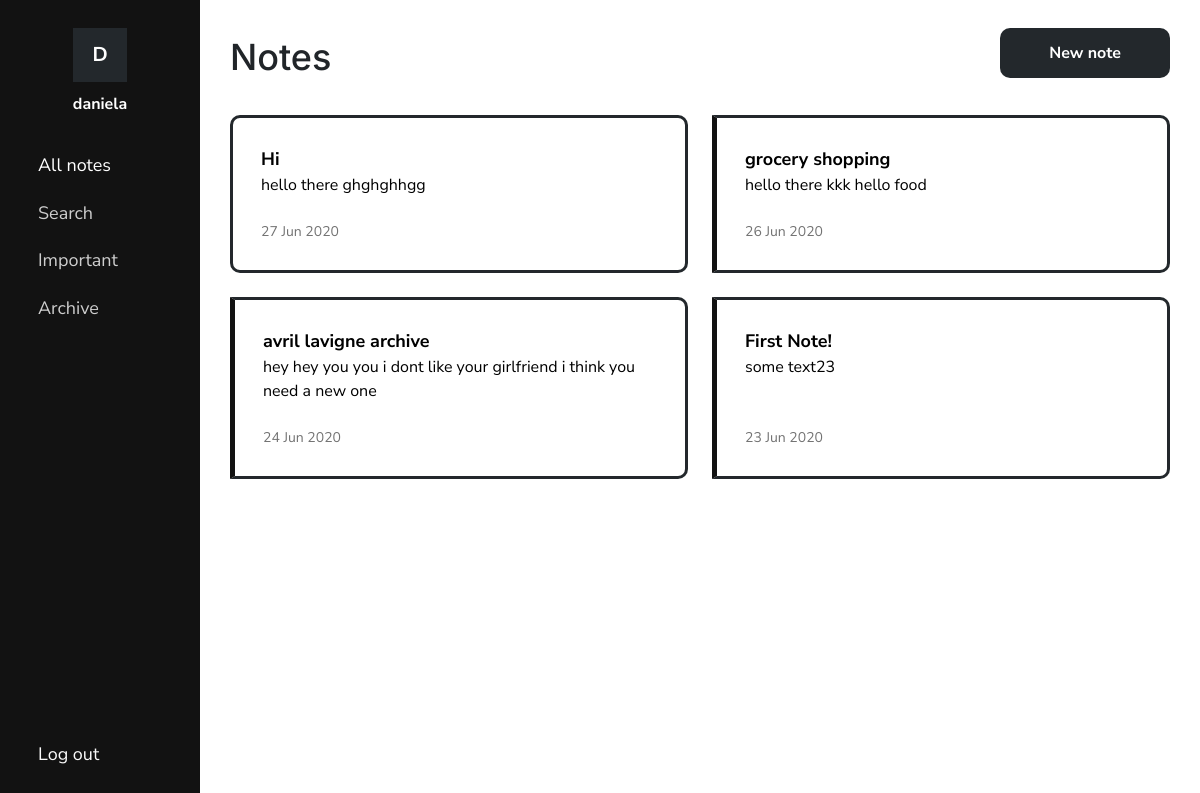
/notes/ (signed in), run on an earlier commit of the app's database.
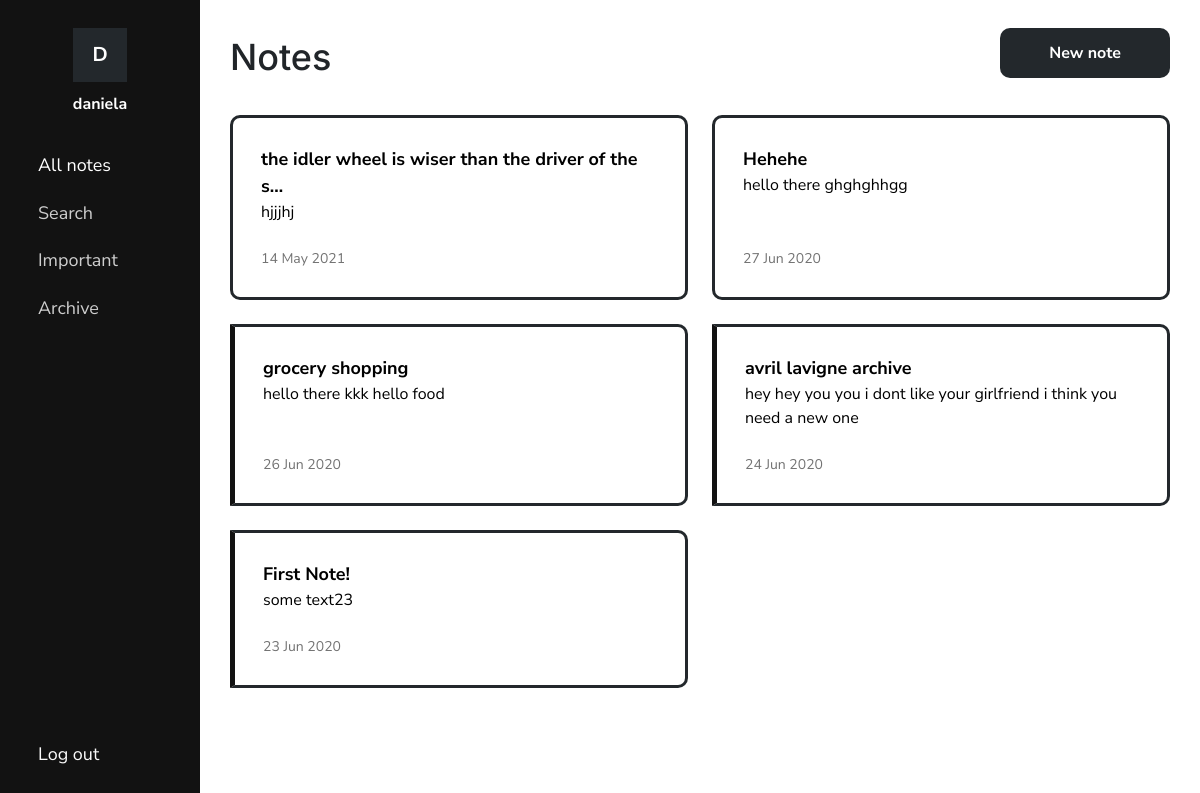
And on a later commit of the database.
### notes/models.py (models this page shows, shortened)
class Note(models.Model):
    title = models.TextField(max_length=100)
    text = HTMLField(blank=True)
    date = models.DateTimeField(auto_now_add=True)
    important = models.BooleanField(default=False)
    archive = models.BooleanField(default=False)
    user = models.ForeignKey(User, on_delete=models.CASCADE)

### notes/views.py (the view)
# urls.py: path('notes/', views.notes, name='notes'),
def notes(request):
    usernotes = Note.objects.filter(user=request.user, archive=False).order_by('-date')
    active = 'noteLink'
    return render(request, 'notes/notes.html', {'notes': usernotes, 'active': active})

### notes/templates/notes/notes.html (shortened to what this page needs)
{% load static %}
<!DOCTYPE html>
<html>
<head>
    <link rel="stylesheet" href="https://stackpath.bootstrapcdn.com/bootstrap/4.5.0/css/bootstrap.min.css">
    <link rel="stylesheet" href="https://cdnjs.cloudflare.com/ajax/libs/material-design-icons/3.0.1/iconfont/material-icons.min.css">
    <link rel="stylesheet" type="text/css" href="{% static 'notes/style.css' %}">
    <link rel="stylesheet" type="text/css" href="{% static 'notes/notes.css' %}">
</head>
<body>
    <div class="container-fluid">
        <div class="row" id="mainRow">
            {% include "notes/navbar.html" %}
            <div class="col-sm-9 col-md-10 col-lg-10" id="content">
                <div class="container">
                    <div>
                        <h1>Notes</h1>
                        <a href="{% url 'add' %}" class="btn">New note</a>
                    </div>
                    {% if notes %}
                    <div id="notes">
                        <ul>
                            {% for note in notes %}
                            <li class="note {% if note.important %} important{% endif %}">
                                <a href="{% url 'note' note.id %}">
                                    <div class="note-info">
                                        <div class="note-content">
                                            <div class="medium-text"><b>{{ note.title|truncatechars:50 }}</b></div>
                                            {% if note.text %}
                                            <div class="note-text">{{ note.text|striptags|truncatechars:150 }}</div>
                                            {% endif %}
                                        </div>
                                        <div class="date">{{ note.date|date:'d M Y' }}</div>
                                    </div>
                                </a>
                            </li>
                            {% endfor %}
                        </ul>
                    </div>
                    {% else %}
                    <div id="noNotes">
                        <p class="text-center medium-text">You don't have any notes. <a href="{% url 'add' %}">Create a new note.</a></p>
                    </div>
                    {% endif %}
                </div>
            </div>
        </div>
    </div>
</body>
</html>

What changed in the data, as far as the page shows it:
added Note: title "the idler wheel is wiser than the driver of the s…", text "hjjjhj", date "14 May 2021", important False (drawn)
changed Note "hello there ghghghhgg": title "Hi" → "Hehehe"
